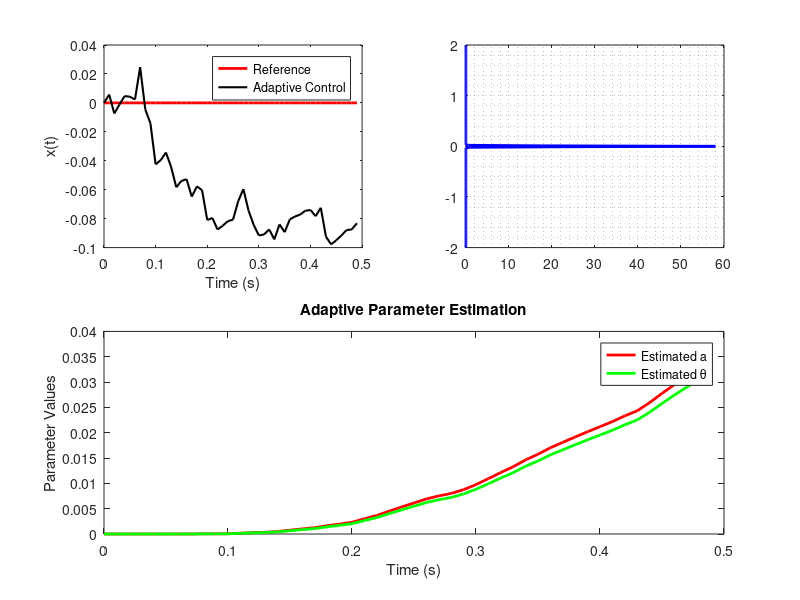

The MATLAB script that drew this image: (Note: this script raises an error after producing the figure.)
% Indirect Model Identification Adaptive Control (MIAC) using
% Kalman Filter First-Order SISO System
% Written By: Rasit
% Date: 27-Jan-2025
clc, clear, close all;

%% System Parameters (True and Reference Model)
a = 1; b = 2; theta = 0.2;  % True system parameters
am = -1; bm = 1;            % Reference model parameters

% Basis Functions
Phi = @(x) x * x;
Psi = @(x) [x; Phi(x)];

% Simulation Parameters
Ts = 1e-2;                 % Time step
t = 0:Ts:50;               % Simulation time
ref = zeros(length(t),1);  % Input signal
ref(t > 1) = square(t(t > 1));  % Square input after 1 sec

x_ref = zeros(length(t), 1);   % Reference model state
x = zeros(length(t), 1);       % Actual system state
u = zeros(length(t), 1);       % Control input
xdot = 0;

% Estimated Parameters (Kalman Initialization)
a_est = zeros(length(t), 1);
a_est(1) = 0;  % Initial guess
theta_est = zeros(length(t), 1);
theta_est(1) = 0;

% Kalman Filter Initialization
X_est = [a_est(1); theta_est(1)]; % State estimation [a; theta]
P = 1e2*eye(2);     % Initial covariance matrix    
Q = 5e1*[1 1; 1 1]; % Process noise covariance     
R = 1e4;            % Measurement noise covariance 

g_pdf = @(x,mu,sigma) (1/(sqrt(2*sigma^2*pi)))*exp(-((x-mu).^2)/(2*sigma^2)); % Gauss PDF
x_pdf = -2:Ts:2;

%% Simulation Loop
figure('units', 'normalized', 'outerposition', [0 0 1 1], 'color', 'w')
for i = 2:length(t)
    if (i*Ts) > 25
        ref(i) = cos(i*Ts);
    end
    e = x_ref(i-1) - x(i-1);

    % Adaptive Control Law
    kx = (am - X_est(1)) / b;
    kr = bm / b;
    u(i-1) = kx * x(i-1) + kr * ref(i) - X_est(2) * Phi(x(i-1));

    % System Dynamics
    xdot_ref = am * x_ref(i-1) + bm * ref(i);
    xdot = a * x(i-1) + b * u(i-1) + b * theta * Phi(x(i-1));

    % Kalman Filter Prediction
    X_pred = X_est;
    P_pred = P+Q;

    % Kalman Filter Correction
    H = Psi(x(i-1))';                                  % Measurement matrix
    K = (P_pred * H') / (H * P_pred * H' + R);         % Kalman Gain
    y_meas = xdot - (X_pred(1) * x(i-1) + b * u(i-1)); % Measurement residual
    X_est = X_pred + K * (y_meas - H * X_pred);        % Update Kalman State
    P = (eye(2) - K * H) * P_pred * (eye(2) - K * H)' + K*R*K'; % Update covariance via Joseph Formula

    % System Integration (Euler Method)
    x_ref(i) = x_ref(i-1) + xdot_ref * Ts;
    x(i) = x(i-1) + xdot * Ts + .01*randn;
    a_est(i) = X_est(1);
    theta_est(i) = X_est(2);

    % Plot Result
    if mod(i,5e1) == 0 || mod(i,length(t)) == 0
        clf
        subplot(221); % State Space
        plot(t(1:i), x_ref(1:i), 'r', 'LineWidth', 2); hold on;
        plot(t(1:i), x(1:i), 'k', 'LineWidth', 1.5);
        legend('Reference', 'Adaptive Control');
        xlabel('Time (s)'); ylabel('x(t)');

        subplot(222)
        plot(g_pdf(x_pdf,mean(x),std(x)),x_pdf,"b",'LineWidth', 2);
        grid minor

        subplot(2,2,[3,4]); % Estimated Parameters
        plot(t(1:i), a_est(1:i), 'r', 'LineWidth', 2); hold on;
        plot(t(1:i), theta_est(1:i), 'g', 'LineWidth', 2);
        legend('Estimated a', 'Estimated \theta');
        xlabel('Time (s)'); ylabel('Parameter Values'); title('Adaptive Parameter Estimation');

        sgtitle('Kalman Filter Based Indirect Model Identification Adaptive Control');
        drawnow
    end
end
